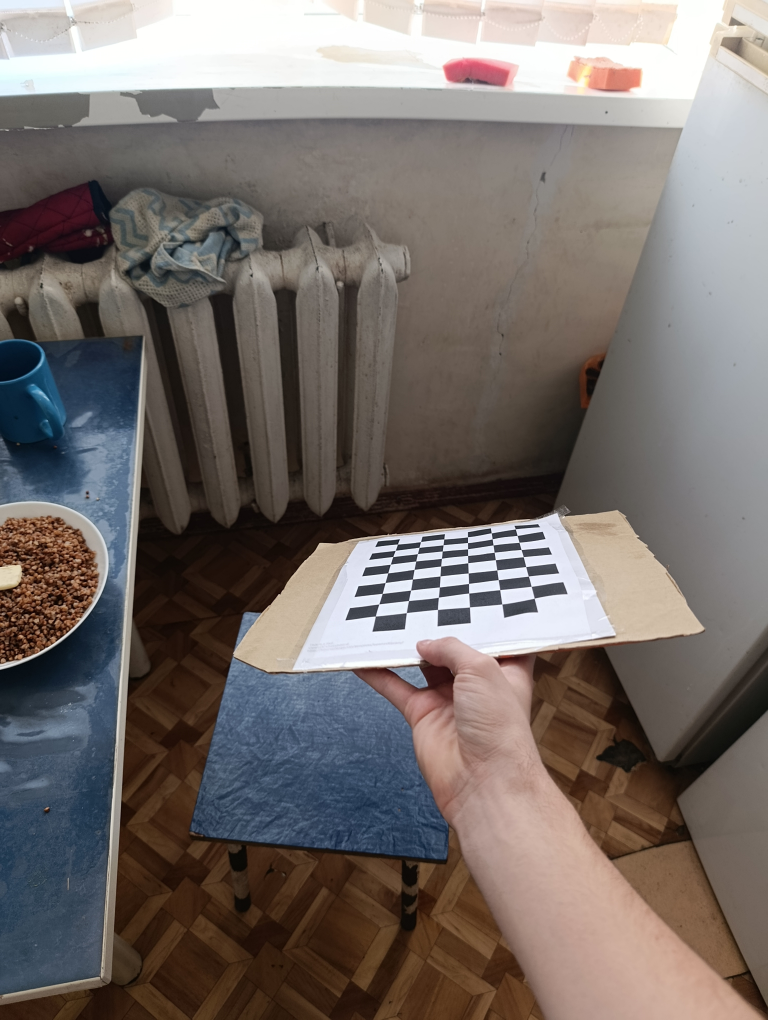
#> input picture 01_sandbox/images_chess/1793096399384.jpg, 3072 x 4080 px (shown at 1/4 size); its folder holds 4 pictures in this run
$ python first_calibrate_camera.py
#> lines starting #> are read from the running program, lines starting #| are printed output that depends on the picture
import numpy as np
import cv2
import glob

CHESSBOARD = (9, 6)
objp = np.zeros((CHESSBOARD[0] * CHESSBOARD[1], 3), dtype=np.float32)
objp[:, :2] = np.mgrid[0:CHESSBOARD[0], 0:CHESSBOARD[1]].T.reshape(-1, 2)

points_2D = []
points_3D = []
image = glob.glob('images_chess/*.jpg')
for filename in image:
    img = cv2.imread(filename)
#> img is the input picture: shape (4080, 3072, 3); mean B, G, R 105.7, 109.5, 117.7
    gray = cv2.cvtColor(img, cv2.COLOR_BGR2GRAY)
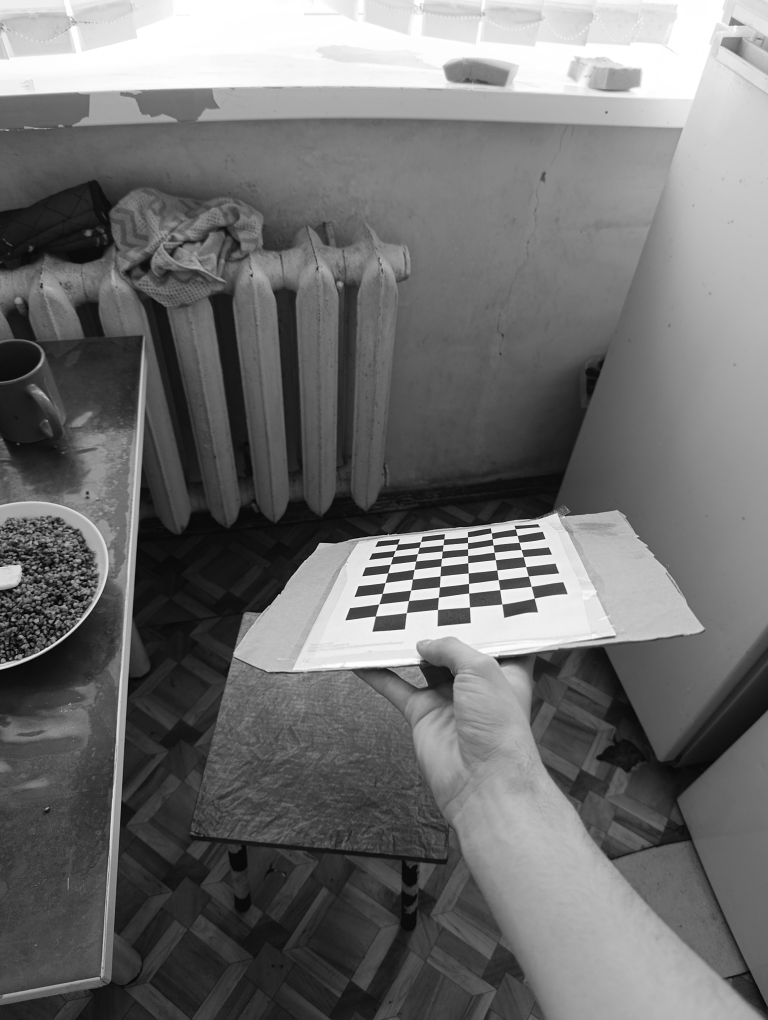
#> gray: shape (4080, 3072) (shown at 1/4 size); min 1, max 255, mean 111.5
    ret, corners = cv2.findChessboardCorners(img, (CHESSBOARD[0], CHESSBOARD[1]), None)
#> ret = True; corners = 54 rows, first 8: [2062.5, 2117.2], [2069.9, 2142.9], [2077.4, 2170.5], [2085.6, 2199.3], [2094.4, 2228.3], [2104.1, 2267.4], [2114.5, 2305.8], [2125.7, 2346.5]
    if ret:
        criteria = (cv2.TERM_CRITERIA_EPS + cv2.TERM_CRITERIA_COUNT, 30, 0.001)
        result = cv2.cornerSubPix(gray, corners, (5,5), (-1, -1), criteria)
#> result = 54 rows, first 8: [2062.5, 2117.2], [2069.8, 2143], [2077.4, 2170.4], [2085.7, 2199.4], [2094.3, 2228.4], [2104.4, 2267.6], [2114.5, 2305.8], [2125.9, 2346.7]
        points_3D.append(objp)
        points_2D.append(result)
#> pass 2 of the loop `for filename in image:`:
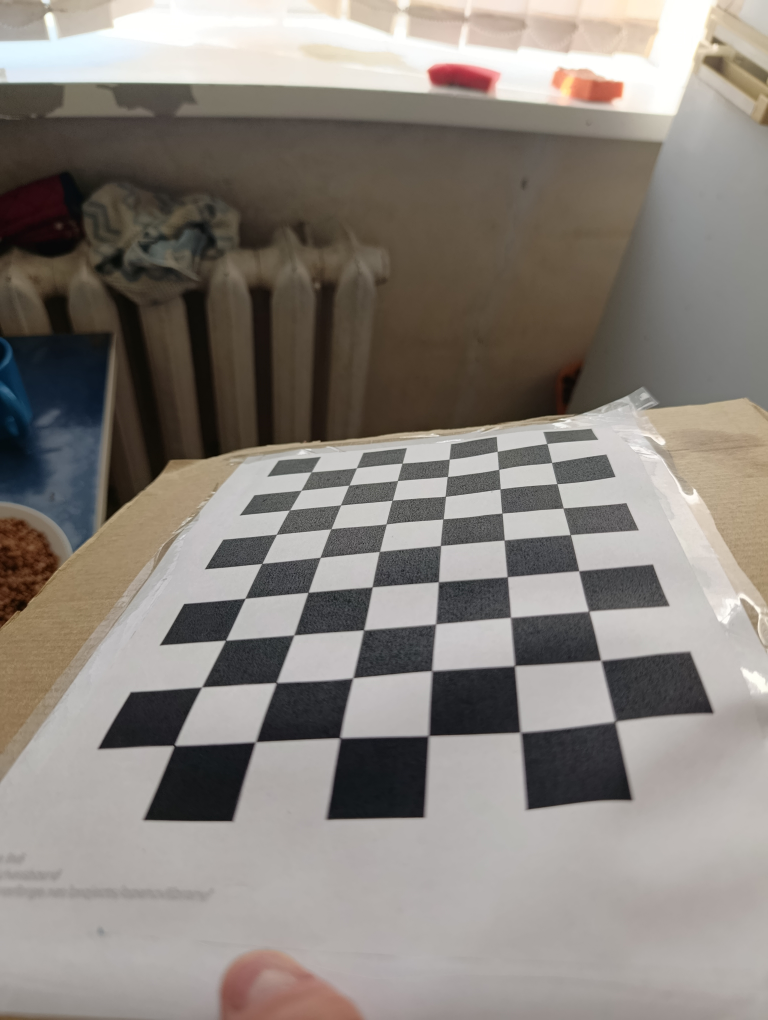
#> input picture 01_sandbox/images_chess/1793096399438.jpg, 3072 x 4080 px (shown at 1/4 size)
#> img is the input picture: shape (4080, 3072, 3); mean B, G, R 123.6, 129.9, 136.4
#> `gray = cv2.cvtColor(img, cv2.COLOR_BGR2GRAY)`:
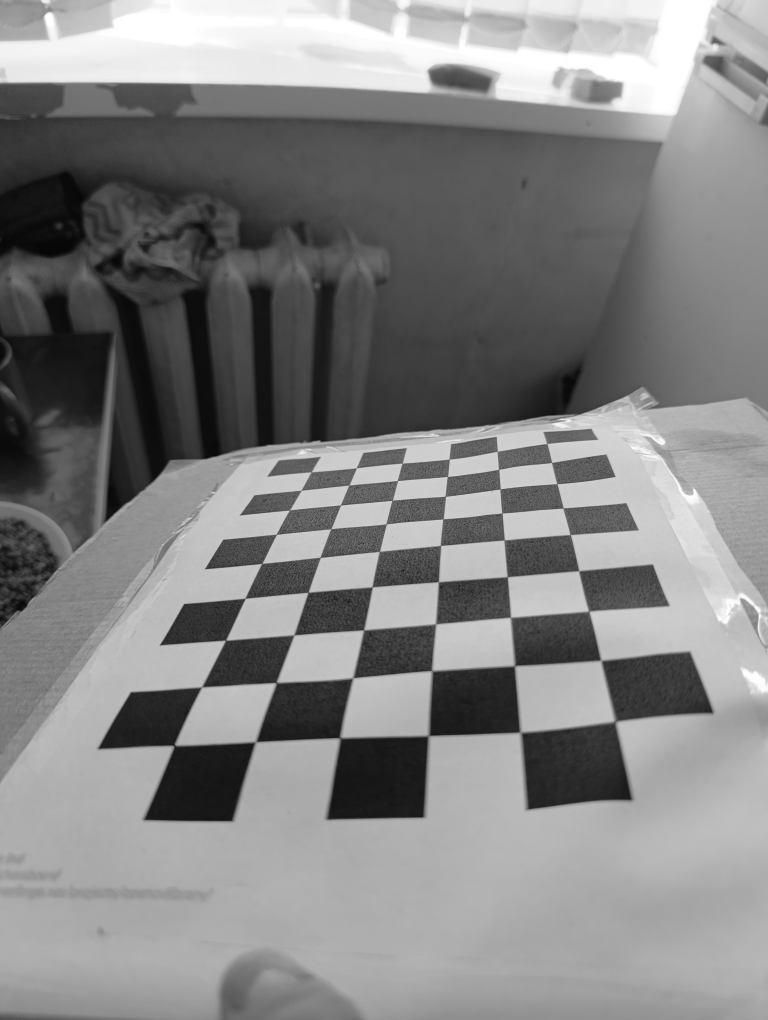
#> gray: shape (4080, 3072) (shown at 1/4 size); min 1, max 255, mean 131.2
#> ret = False; corners = 53 rows, first 8: [2188.5, 1775.5], [2207, 1852], [1995, 1878], [1990, 1807], [2229.5, 1936.5], [2001.5, 1957], [1782.5, 1986.5], [1790.5, 1907]
#> pass 3 of the loop `for filename in image:`:
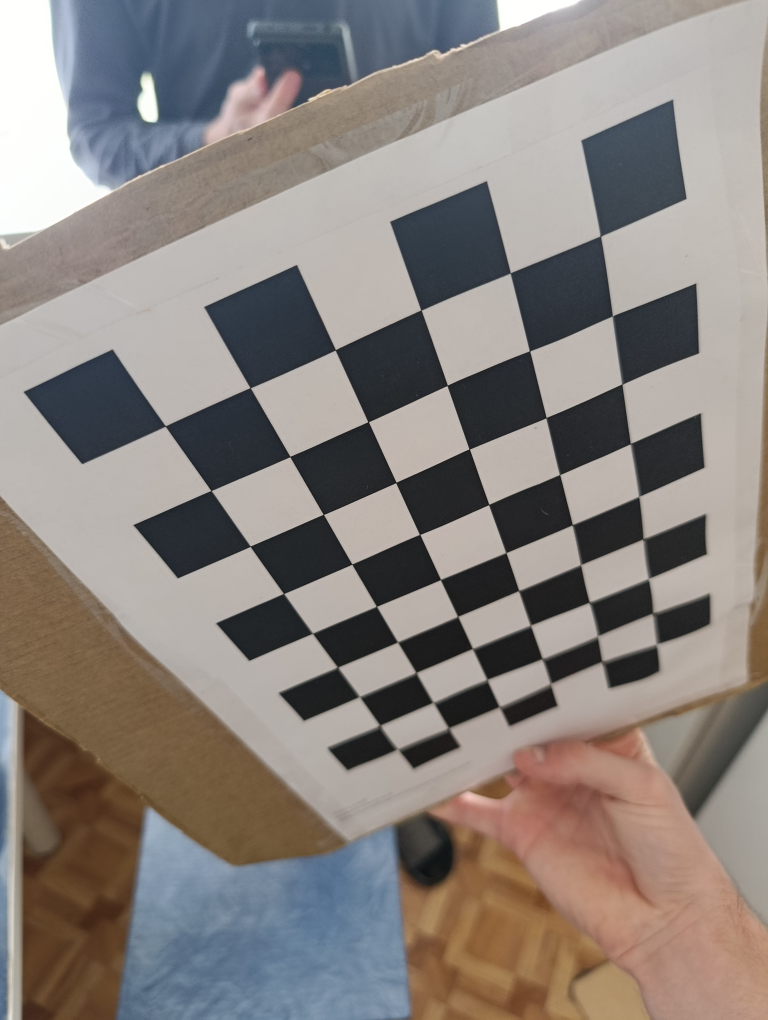
#> input picture 01_sandbox/images_chess/1793096399503.jpg, 3072 x 4080 px (shown at 1/4 size)
#> img is the input picture: shape (4080, 3072, 3); mean B, G, R 125.2, 129.7, 136.9
#> `gray = cv2.cvtColor(img, cv2.COLOR_BGR2GRAY)`:
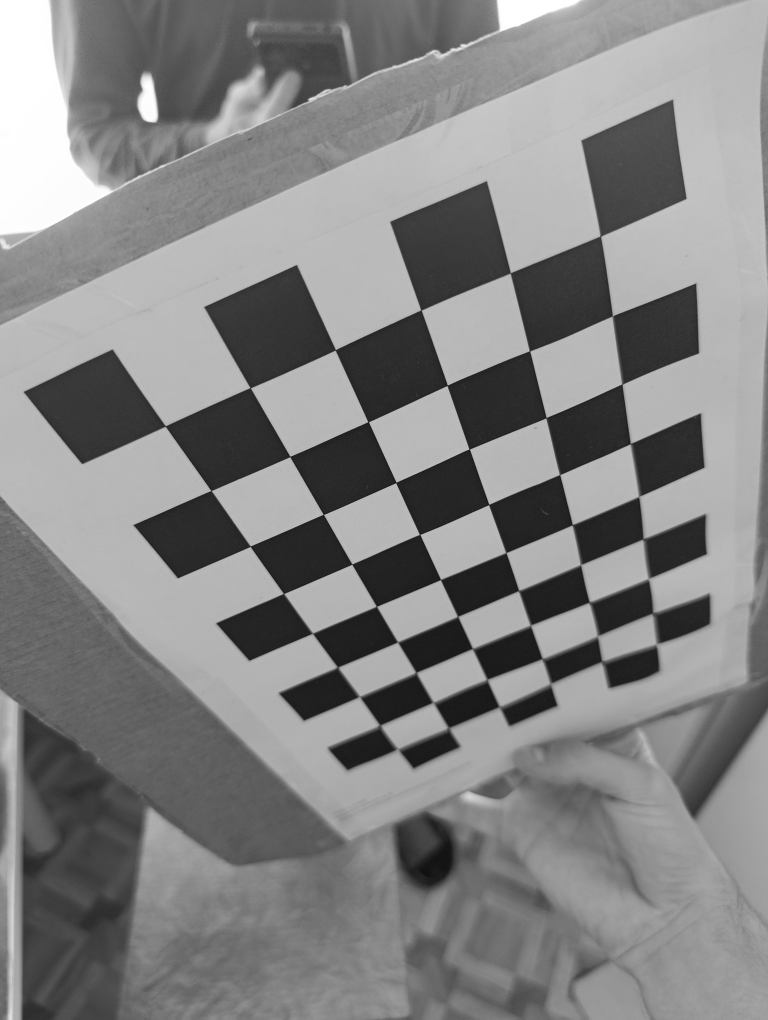
#> gray: shape (4080, 3072) (shown at 1/4 size); min 0, max 255, mean 131.3
#> corners = 53 rows, first 8: [2402.5, 945.5], [2451, 1266], [2119.5, 1405.5], [2043, 1093], [2489, 1538.5], [2185.5, 1672.5], [1878, 1797.5], [1790.5, 1543]
#> the loop made 4 passes; the first 3 are shown
ret, mtx, dist, rvecs, tvecs = cv2.calibrateCamera(objectPoints=points_3D, imagePoints=points_2D, imageSize=gray.shape[::-1], cameraMatrix=None, distCoeffs=None)

# 1. Проверяем общую ошибку
print(f"Ошибка репроекции (RMS): {ret:.4f} пикселей (Ожидаем < 1.0)")

# 2. Проверяем центр кадра (для примера возьмем картинку 1920x1080)
h, w = gray.shape[:2]
#> h = 4080; w = 3072
print(f"Идеальный центр: {w/2}, {h/2} | Полученный: {mtx[0,2]:.1f}, {mtx[1,2]:.1f}")

# 3. Проверяем фокус
print(f"Разница фокусных расстояний fx и fy: {abs(mtx[0,0] - mtx[1,1]):.2f} (Ожидаем близко к 0)")

# 4. Проверяем тангенциальное искажение
print(f"Тангенциальное искажение p1, p2: {dist[0][2]:.5f}, {dist[0][3]:.5f} (Ожидаем около 0.0)")
